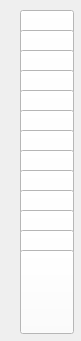
    <widget class="QFrame" name="table7">
     <property name="enabled">
      <bool>true</bool>
     </property>
     <property name="geometry">
      <rect>
       <x>430</x>
       <y>110</y>
       <width>81</width>
       <height>341</height>
      </rect>
     </property>
     <property name="sizePolicy">
      <sizepolicy hsizetype="Fixed" vsizetype="Fixed">
       <horstretch>0</horstretch>
       <verstretch>0</verstretch>
      </sizepolicy>
     </property>
     <property name="minimumSize">
      <size>
       <width>72</width>
       <height>112</height>
      </size>
     </property>
     <property name="layoutDirection">
      <enum>Qt::LeftToRight</enum>
     </property>
     <property name="autoFillBackground">
      <bool>false</bool>
     </property>
     <property name="frameShape">
      <enum>QFrame::NoFrame</enum>
     </property>
     <property name="frameShadow">
      <enum>QFrame::Raised</enum>
     </property>
     <property name="lineWidth">
      <number>1</number>
     </property>
     <property name="midLineWidth">
      <number>0</number>
     </property>
     <widget class="QPushButton" name="table7_card_1">
      <property name="geometry">
       <rect>
        <x>20</x>
        <y>10</y>
        <width>54</width>
        <height>84</height>
       </rect>
      </property>
      <property name="sizePolicy">
       <sizepolicy hsizetype="Fixed" vsizetype="Fixed">
        <horstretch>0</horstretch>
        <verstretch>0</verstretch>
       </sizepolicy>
      </property>
      <property name="minimumSize">
       <size>
        <width>54</width>
        <height>84</height>
       </size>
      </property>
      <property name="maximumSize">
       <size>
        <width>54</width>
        <height>84</height>
       </size>
      </property>
      <property name="styleSheet">
       <string notr="true">background: white;
border-width:3px;
border-color: black;
</string>
      </property>
      <property name="text">
       <string/>
      </property>
     </widget>
     <widget class="QPushButton" name="table7_card_6">
      <property name="geometry">
       <rect>
        <x>20</x>
        <y>110</y>
        <width>54</width>
        <height>84</height>
       </rect>
      </property>
      <property name="sizePolicy">
       <sizepolicy hsizetype="Fixed" vsizetype="Fixed">
        <horstretch>0</horstretch>
        <verstretch>0</verstretch>
       </sizepolicy>
      </property>
      <property name="minimumSize">
       <size>
        <width>54</width>
        <height>84</height>
       </size>
      </property>
      <property name="maximumSize">
       <size>
        <width>54</width>
        <height>84</height>
       </size>
      </property>
      <property name="styleSheet">
       <string notr="true">background: white;
border-width:3px;
border-color: black;
</string>
      </property>
      <property name="text">
       <string/>
      </property>
     </widget>
     <widget class="QPushButton" name="table7_card_5">
      <property name="geometry">
       <rect>
        <x>20</x>
        <y>90</y>
        <width>54</width>
        <height>84</height>
       </rect>
      </property>
      <property name="sizePolicy">
       <sizepolicy hsizetype="Fixed" vsizetype="Fixed">
        <horstretch>0</horstretch>
        <verstretch>0</verstretch>
       </sizepolicy>
      </property>
      <property name="minimumSize">
       <size>
        <width>54</width>
        <height>84</height>
       </size>
      </property>
      <property name="maximumSize">
       <size>
        <width>54</width>
        <height>84</height>
       </size>
      </property>
      <property name="styleSheet">
       <string notr="true">background: white;
border-width:3px;
border-color: black;
</string>
      </property>
      <property name="text">
       <string/>
      </property>
     </widget>
     <widget class="QPushButton" name="table7_card_2">
      <property name="geometry">
       <rect>
        <x>20</x>
        <y>30</y>
        <width>54</width>
        <height>84</height>
       </rect>
      </property>
      <property name="sizePolicy">
       <sizepolicy hsizetype="Fixed" vsizetype="Fixed">
        <horstretch>0</horstretch>
        <verstretch>0</verstretch>
       </sizepolicy>
      </property>
      <property name="minimumSize">
       <size>
        <width>54</width>
        <height>84</height>
       </size>
      </property>
      <property name="maximumSize">
       <size>
        <width>54</width>
        <height>84</height>
       </size>
      </property>
      <property name="styleSheet">
       <string notr="true">background: white;
border-width:3px;
border-color: black;
</string>
      </property>
      <property name="text">
       <string/>
      </property>
     </widget>
     <widget class="QPushButton" name="table7_card_8">
      <property name="geometry">
       <rect>
        <x>20</x>
        <y>150</y>
        <width>54</width>
        <height>84</height>
       </rect>
      </property>
      <property name="sizePolicy">
       <sizepolicy hsizetype="Fixed" vsizetype="Fixed">
        <horstretch>0</horstretch>
        <verstretch>0</verstretch>
       </sizepolicy>
      </property>
      <property name="minimumSize">
       <size>
        <width>54</width>
        <height>84</height>
       </size>
      </property>
      <property name="maximumSize">
       <size>
        <width>54</width>
        <height>84</height>
       </size>
      </property>
      <property name="styleSheet">
       <string notr="true">background: white;
border-width:3px;
border-color: black;
</string>
      </property>
      <property name="text">
       <string/>
      </property>
     </widget>
     <widget class="QPushButton" name="table7_card_3">
      <property name="geometry">
       <rect>
        <x>20</x>
        <y>50</y>
        <width>54</width>
        <height>84</height>
       </rect>
      </property>
      <property name="sizePolicy">
       <sizepolicy hsizetype="Fixed" vsizetype="Fixed">
        <horstretch>0</horstretch>
        <verstretch>0</verstretch>
       </sizepolicy>
      </property>
      <property name="minimumSize">
       <size>
        <width>54</width>
        <height>84</height>
       </size>
      </property>
      <property name="maximumSize">
       <size>
        <width>54</width>
        <height>84</height>
       </size>
      </property>
      <property name="styleSheet">
       <string notr="true">background: white;
border-width:3px;
border-color: black;
</string>
      </property>
      <property name="text">
       <string/>
      </property>
     </widget>
     <widget class="QPushButton" name="table7_card_4">
      <property name="geometry">
       <rect>
        <x>20</x>
        <y>70</y>
        <width>54</width>
        <height>84</height>
       </rect>
      </property>
      <property name="sizePolicy">
       <sizepolicy hsizetype="Fixed" vsizetype="Fixed">
        <horstretch>0</horstretch>
        <verstretch>0</verstretch>
       </sizepolicy>
      </property>
      <property name="minimumSize">
       <size>
        <width>54</width>
        <height>84</height>
       </size>
      </property>
      <property name="maximumSize">
       <size>
        <width>54</width>
        <height>84</height>
       </size>
      </property>
      <property name="styleSheet">
       <string notr="true">background: white;
border-width:3px;
border-color: black;
</string>
      </property>
      <property name="text">
       <string/>
      </property>
     </widget>
     <widget class="QPushButton" name="table7_card_7">
      <property name="geometry">
       <rect>
        <x>20</x>
        <y>130</y>
        <width>54</width>
        <height>84</height>
       </rect>
      </property>
      <property name="sizePolicy">
       <sizepolicy hsizetype="Fixed" vsizetype="Fixed">
        <horstretch>0</horstretch>
        <verstretch>0</verstretch>
       </sizepolicy>
      </property>
      <property name="minimumSize">
       <size>
        <width>54</width>
        <height>84</height>
       </size>
      </property>
      <property name="maximumSize">
       <size>
        <width>54</width>
        <height>84</height>
       </size>
      </property>
      <property name="styleSheet">
       <string notr="true">background: white;
border-width:3px;
border-color: black;
</string>
      </property>
      <property name="text">
       <string/>
      </property>
     </widget>
     <widget class="QPushButton" name="table7_card_9">
      <property name="geometry">
       <rect>
        <x>20</x>
        <y>170</y>
        <width>54</width>
        <height>84</height>
       </rect>
      </property>
      <property name="sizePolicy">
       <sizepolicy hsizetype="Fixed" vsizetype="Fixed">
        <horstretch>0</horstretch>
        <verstretch>0</verstretch>
       </sizepolicy>
      </property>
      <property name="minimumSize">
       <size>
        <width>54</width>
        <height>84</height>
       </size>
      </property>
      <property name="maximumSize">
       <size>
        <width>54</width>
        <height>84</height>
       </size>
      </property>
      <property name="styleSheet">
       <string notr="true">background: white;
border-width:3px;
border-color: black;
</string>
      </property>
      <property name="text">
       <string/>
      </property>
     </widget>
     <widget class="QPushButton" name="table7_card_10">
      <property name="geometry">
       <rect>
        <x>20</x>
        <y>190</y>
        <width>54</width>
        <height>84</height>
       </rect>
      </property>
      <property name="sizePolicy">
       <sizepolicy hsizetype="Fixed" vsizetype="Fixed">
        <horstretch>0</horstretch>
        <verstretch>0</verstretch>
       </sizepolicy>
      </property>
      <property name="minimumSize">
       <size>
        <width>54</width>
        <height>84</height>
       </size>
      </property>
      <property name="maximumSize">
       <size>
        <width>54</width>
        <height>84</height>
       </size>
      </property>
      <property name="styleSheet">
       <string notr="true">background: white;
border-width:3px;
border-color: black;
</string>
      </property>
      <property name="text">
       <string/>
      </property>
     </widget>
     <widget class="QPushButton" name="table7_card_11">
      <property name="geometry">
       <rect>
        <x>20</x>
        <y>210</y>
        <width>54</width>
        <height>84</height>
       </rect>
      </property>
      <property name="sizePolicy">
       <sizepolicy hsizetype="Fixed" vsizetype="Fixed">
        <horstretch>0</horstretch>
        <verstretch>0</verstretch>
       </sizepolicy>
      </property>
      <property name="minimumSize">
       <size>
        <width>54</width>
        <height>84</height>
       </size>
      </property>
      <property name="maximumSize">
       <size>
        <width>54</width>
        <height>84</height>
       </size>
      </property>
      <property name="styleSheet">
       <string notr="true">background: white;
border-width:3px;
border-color: black;
</string>
      </property>
      <property name="text">
       <string/>
      </property>
     </widget>
     <widget class="QPushButton" name="table7_card_12">
      <property name="geometry">
       <rect>
        <x>20</x>
        <y>230</y>
        <width>54</width>
        <height>84</height>
       </rect>
      </property>
      <property name="sizePolicy">
       <sizepolicy hsizetype="Fixed" vsizetype="Fixed">
        <horstretch>0</horstretch>
        <verstretch>0</verstretch>
       </sizepolicy>
      </property>
      <property name="minimumSize">
       <size>
        <width>54</width>
        <height>84</height>
       </size>
      </property>
      <property name="maximumSize">
       <size>
        <width>54</width>
        <height>84</height>
       </size>
      </property>
      <property name="styleSheet">
       <string notr="true">background: white;
border-width:3px;
border-color: black;
</string>
      </property>
      <property name="text">
       <string/>
      </property>
     </widget>
     <widget class="QPushButton" name="table7_card_13">
      <property name="geometry">
       <rect>
        <x>20</x>
        <y>250</y>
        <width>54</width>
        <height>84</height>
       </rect>
      </property>
      <property name="sizePolicy">
       <sizepolicy hsizetype="Fixed" vsizetype="Fixed">
        <horstretch>0</horstretch>
        <verstretch>0</verstretch>
       </sizepolicy>
      </property>
      <property name="minimumSize">
       <size>
        <width>54</width>
        <height>84</height>
       </size>
      </property>
      <property name="maximumSize">
       <size>
        <width>54</width>
        <height>84</height>
       </size>
      </property>
      <property name="styleSheet">
       <string notr="true">background: white;
border-width:3px;
border-color: black;
</string>
      </property>
      <property name="text">
       <string/>
      </property>
     </widget>
     <zorder>table7_card_1</zorder>
     <zorder>table7_card_2</zorder>
     <zorder>table7_card_3</zorder>
     <zorder>table7_card_4</zorder>
     <zorder>table7_card_5</zorder>
     <zorder>table7_card_6</zorder>
     <zorder>table7_card_7</zorder>
     <zorder>table7_card_8</zorder>
     <zorder>table7_card_9</zorder>
     <zorder>table7_card_10</zorder>
     <zorder>table7_card_11</zorder>
     <zorder>table7_card_12</zorder>
     <zorder>table7_card_13</zorder>
    </widget>
